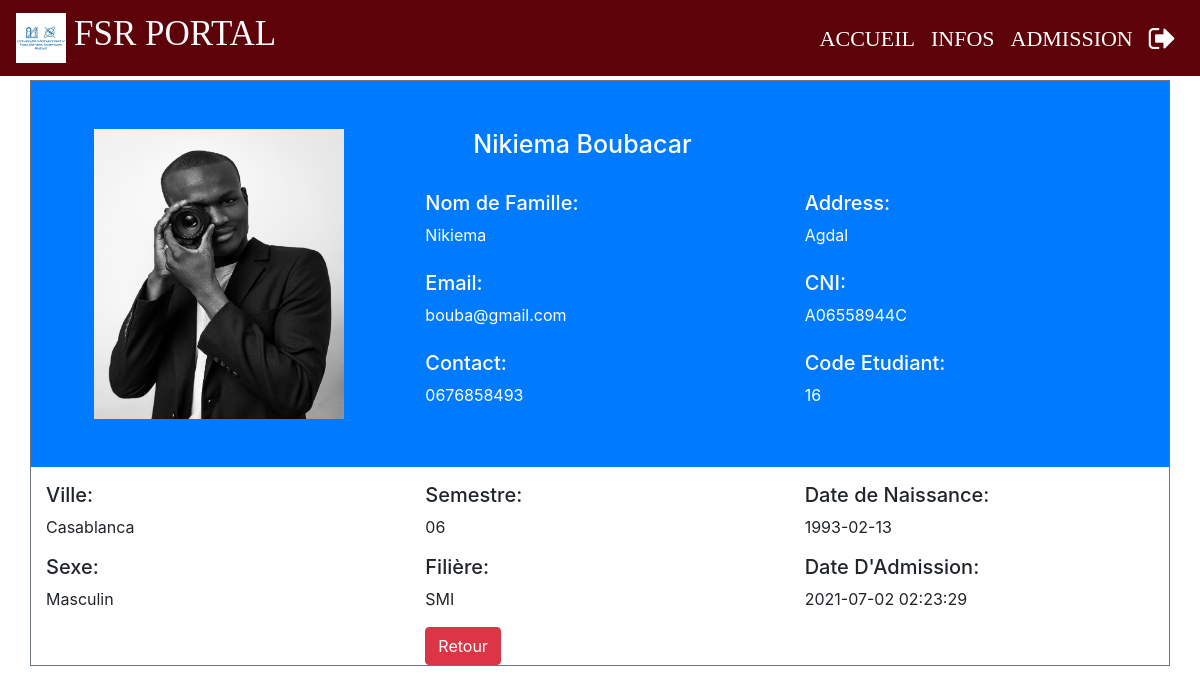
Page /Admin/display-student.php?roll_no=16 (signed in) on the committed database.
### tables this page shows
CREATE TABLE `student` (
  `code` int(20) NOT NULL,
  `nom` varchar(100) NOT NULL,
  `prenoms` varchar(100) NOT NULL,
  `dateNaissance` date DEFAULT NULL,
  `email` varchar(100) DEFAULT NULL,
  `telephone` varchar(100) DEFAULT NULL,
  `password` varchar(100) NOT NULL,
  `photo` blob,
  `adresse` varchar(100) DEFAULT NULL,
  `ville` varchar(100) DEFAULT NULL,
  `semestre` int(20) DEFAULT NULL,
  `admission` varchar(100) DEFAULT NULL,
  `cni` varchar(30) DEFAULT NULL,
  `admission_date` timestamp NOT NULL DEFAULT CURRENT_TIMESTAMP ON UPDATE CURRENT_TIMESTAMP,
  `sexe` varchar(30) NOT NULL
);

### Admin/display-student.php (the view, shortened to what this page needs)
<?php
	if ($_SESSION["LoginAdmin"])
	{
		$roll_no=$_GET['roll_no'] ?? $_SESSION['LoginStudent'];
	}
	require_once "../connection/connection.php";
	?>
<!doctype html>
<html lang="en">
	<head>
	</head>
	<body>
		<?php include('../common/common-header.php') ?>
	<?php
	$query="select * from student where code='$roll_no'";
	$run=mysqli_query($con,$query);
	while ($row=mysqli_fetch_array($run)) {
		?>
		<div class="container  mt-1 border border-secondary mb-1">
			<div class="row text-white bg-primary pt-5">
				<div class="col-md-4">
					<?php  $profile_image= $row["photo"] ?>
					<img class="ml-5 mb-5" height='290px' width='250px' src=<?php echo "images/$profile_image"  ?> >
				</div>
				<div class="col-md-8">
					<h3 class="ml-5"><?php echo $row['nom']."  ".$row['prenoms'] ?></h3><br>
					<div class="row">
						<div class="col-md-6">
							<h5>Nom de Famille:</h5> <?php echo $row['nom']  ?><br><br>
							<h5>Email:</h5> <?php echo $row['email']  ?><br><br>
							<h5>Contact:</h5> <?php echo $row['telephone']  ?><br><br>
						</div>
						<div class="col-md-6">
							<h5>Address:</h5> <?php echo $row['adresse']  ?><br><br>
							<h5>CNI:</h5> <?php echo $row['cni']  ?><br><br>
							<h5>Code Etudiant:</h5> <?php echo $row['code']  ?><br><br>
						</div>
					</div>
				</div>
			</div>
			<div class="row pt-3">
				<div class="col-md-4"><h5>Ville:</h5> <?php echo $row['ville']  ?></div>
				<div class="col-md-4"><h5>Semestre:</h5> <?php echo "0".$row['semestre']  ?></div>
				<div class="col-md-4"><h5>Date de Naissance:</h5> <?php echo $row['dateNaissance']  ?></div>
			</div>
			<div class="row pt-3">
				<div class="col-md-4"><h5>Sexe:</h5> <?php echo $row['sexe']  ?></div>
				<div class="col-md-4"><h5>Filière:</h5> <?php  echo'SMI'  ?></div>
				<div class="col-md-4"><h5>Date D'Admission:</h5> <?php echo $row['admission_date']  ?></div>
			</div>
				<?php
					if($row['admission']=='En attente'){
						?>
					<form action="" method="POST" enctype="multipart/form-data">
					<div class="row mt-3">
						<div class="col-md-4">
						</div>
						<div class="col-md-4">
							<input type="hidden" name="admission" value="Accepté">
							<input type="hidden" name="code" value=<?php echo $roll_no ?>>
							<input class='btn btn-primary' type="submit" value="Valide la Demande" name="valide">
							<input class='btn btn-danger' type="submit" value="Refus de  la Demande" name="refus">
						</div>
						<div class="col-md-4">
						</div>
					</form>
				<?php
				}else{
					?>
					<div class="row mt-3">
						<div class="col-md-4">
						</div>
						<div class="col-md-4">
							<a class='btn btn-danger' href="<?php if($_SESSION["LoginAdmin"]){echo "student.php"; }elseif($_SESSION['LoginStudent']) {echo"../Student/student-index.php";};?>" >Retour</a>
						</div>
						<div class="col-md-4">
						</div>
				<?php
					}
				?>
		</div>
	<?php } ?>
</body>
</html>

### Css/footer.css (style rules this page uses)
.footer-top h2,h3 { color: #fff; }

### Css/style.css (style rules this page uses)
h3 { font-size: 25px; }

### rows in the picture
student: photo (picture), nom "Nikiema", prenoms "Boubacar", email "bouba@gmail.com", telephone "0676858493", adresse "Agdal", cni "A06558944C", code "16", ville "Casablanca", semestre "6", dateNaissance "1993-02-13", sexe "Masculin", admission_date "2021-07-02 02:23:29", admission "Retour"
